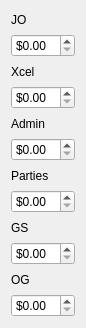
   <widget class="QWidget" name="layoutWidget_2">
    <property name="geometry">
     <rect>
      <x>530</x>
      <y>20</y>
      <width>69</width>
      <height>328</height>
     </rect>
    </property>
    <layout class="QVBoxLayout" name="verticalLayout_2">
     <item>
      <widget class="QLabel" name="label_38">
       <property name="text">
        <string>JO</string>
       </property>
      </widget>
     </item>
     <item>
      <widget class="QDoubleSpinBox" name="doubleSpinBox_193">
       <property name="prefix">
        <string>$</string>
       </property>
      </widget>
     </item>
     <item>
      <widget class="QLabel" name="label_39">
       <property name="text">
        <string>Xcel</string>
       </property>
      </widget>
     </item>
     <item>
      <widget class="QDoubleSpinBox" name="doubleSpinBox_194">
       <property name="prefix">
        <string>$</string>
       </property>
      </widget>
     </item>
     <item>
      <widget class="QLabel" name="label_40">
       <property name="text">
        <string>Admin</string>
       </property>
      </widget>
     </item>
     <item>
      <widget class="QDoubleSpinBox" name="doubleSpinBox_195">
       <property name="prefix">
        <string>$</string>
       </property>
      </widget>
     </item>
     <item>
      <widget class="QLabel" name="label_41">
       <property name="text">
        <string>Parties</string>
       </property>
      </widget>
     </item>
     <item>
      <widget class="QDoubleSpinBox" name="doubleSpinBox_196">
       <property name="prefix">
        <string>$</string>
       </property>
      </widget>
     </item>
     <item>
      <widget class="QLabel" name="label_42">
       <property name="text">
        <string>GS</string>
       </property>
      </widget>
     </item>
     <item>
      <widget class="QDoubleSpinBox" name="doubleSpinBox_197">
       <property name="prefix">
        <string>$</string>
       </property>
      </widget>
     </item>
     <item>
      <widget class="QLabel" name="label_43">
       <property name="text">
        <string>OG</string>
       </property>
      </widget>
     </item>
     <item>
      <widget class="QDoubleSpinBox" name="doubleSpinBox_198">
       <property name="prefix">
        <string>$</string>
       </property>
      </widget>
     </item>
    </layout>
   </widget>
